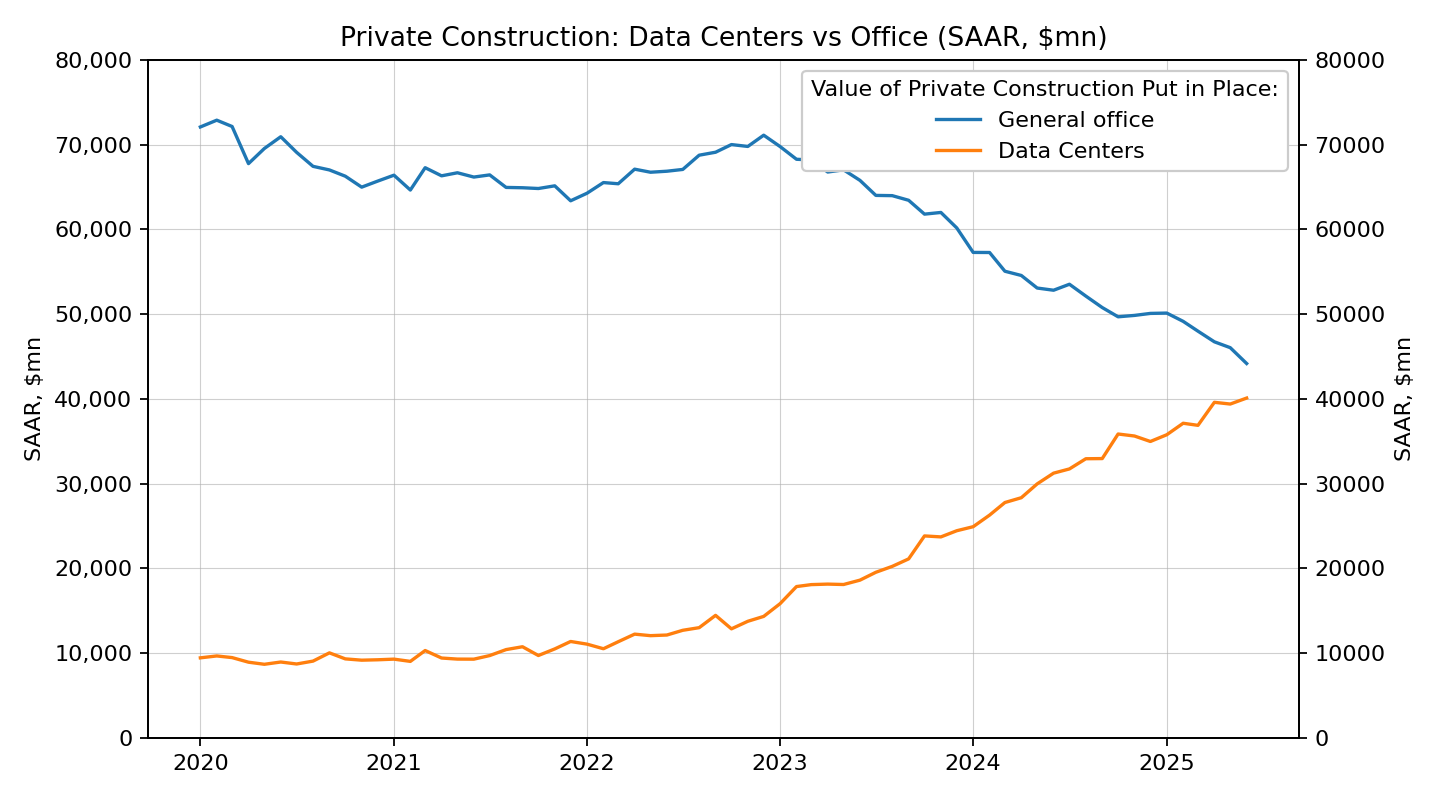

Write Python code to recreate this figure.
# c30_datacenters_vs_office.py
import argparse, re, unicodedata, sys
from datetime import datetime
import pandas as pd, matplotlib.pyplot as plt
from matplotlib.ticker import FuncFormatter
import matplotlib.dates as mdates

def norm(s: str) -> str:
    s = unicodedata.normalize("NFKD", str(s)).encode("ascii","ignore").decode()
    s = s.lower().replace("—","-").replace("–","-")
    s = re.sub(r"[^\w\s\-\./:]", " ", s)
    s = re.sub(r"\s+", " ", s).strip()
    return s

MONTHS = {"jan":1,"january":1,"feb":2,"february":2,"mar":3,"march":3,"apr":4,"april":4,
          "may":5,"jun":6,"june":6,"jul":7,"july":7,"aug":8,"august":8,
          "sep":9,"sept":9,"september":9,"oct":10,"october":10,"nov":11,"november":11,"dec":12,"december":12}

def parse_month_cell(x):
    if pd.isna(x): 
        return None
    if isinstance(x, (pd.Timestamp, datetime)):
        return pd.Timestamp(x.year, x.month, 1)
    # Excel serial dates
    if isinstance(x, (int, float)) and 20000 < float(x) < 60000:
        base = pd.Timestamp("1899-12-30") + pd.Timedelta(days=int(x))
        return pd.Timestamp(base.year, base.month, 1)
    s = norm(str(x))
    s = re.sub(r"([a-z]+)[\-/ ]?(\d{2,4})[rp]?$", r"\1 \2", s)  # strip r/p flags
    m = re.match(r"^([a-z]+)[\-/ ]?(\d{2,4})$", s)
    if m and m.group(1) in MONTHS:
        mm = MONTHS[m.group(1)]; yy = int(m.group(2))
        yy = (2000 + yy) if yy <= 79 else (1900 + yy) if yy < 100 else yy  # avoid 2093
        return pd.Timestamp(yy, mm, 1)
    m = re.match(r"^(19|20)\d{2}[\-/ ](1[0-2]|0?[1-9])$", s)
    if m:
        yy = int(s[:4]); mm = int(re.findall(r"(1[0-2]|0?[1-9])$", s)[0])
        return pd.Timestamp(yy, mm, 1)
    return None


def read_any(path): return pd.read_excel(path, header=None, engine="openpyxl")

def detect_date_col(df):
    best_col, best_cnt = None, 0
    for j in range(min(40, df.shape[1])):
        cnt = df.iloc[:300, j].map(parse_month_cell).notna().sum()
        if cnt > best_cnt: best_col, best_cnt = j, cnt
    return best_col if best_cnt >= 12 else None

def build_multihdr(df, date_col):
    parsed = df.iloc[:, date_col].map(parse_month_cell)
    first_idx = parsed.first_valid_index()
    if first_idx is None: sys.exit("No month rows found.")
    start_hdr = max(0, first_idx-3)
    hdr_rows = df.iloc[start_hdr:first_idx, :].fillna("").astype(str).values
    headers = []
    for c in range(df.shape[1]):
        parts = [hdr_rows[r, c] for r in range(hdr_rows.shape[0])]
        parts = [p.strip() for p in parts if p and p.strip() and p.strip().lower() != "nan"]
        headers.append(re.sub(r"\s+"," "," ".join(parts)).strip() or f"col{c}")
    data = df.iloc[first_idx:, :].copy()
    data.columns = headers
    data["date"] = data.iloc[:, date_col].map(parse_month_cell)
    data = data[pd.notna(data["date"])]
    return data

def pick_columns(cols_norm):
    def find_any(patterns):
        for c, n in cols_norm.items():
            if any(re.search(p, n) for p in patterns): return c
        return None
    col_office = find_any([r"^office\b", r"\boffice total\b"])
    col_dc     = find_any([r"\bdata\s*cent"])
    col_gen    = find_any([r"\boffice.*general\b", r"\bgeneral\b"])
    col_fin    = find_any([r"\boffice.*financ", r"\bfinanc"])
    return col_office, col_dc, col_gen, col_fin

def main():
    ap = argparse.ArgumentParser()
    ap.add_argument("--input", required=True)
    ap.add_argument("--start", default=None, help="clip start YYYY-MM (e.g., 2020-01)")
    ap.add_argument("--end",   default=None, help="clip end YYYY-MM")
    ap.add_argument("--out", default="c30_datacenters_vs_office.png")
    ap.add_argument("--csv", default="c30_datacenters_vs_office.csv")
    ap.add_argument("--debug", action="store_true", default=False)

    args = ap.parse_args()

    raw = read_any(args.input)
    date_col = detect_date_col(raw)
    if date_col is None: sys.exit("No month column detected.")
    data = build_multihdr(raw, date_col)

    cols_norm = {c: norm(c) for c in data.columns}
    col_office, col_dc, col_gen, col_fin = pick_columns(cols_norm)
    if col_dc is None: sys.exit("No 'Data center' column found.")

    to_num = lambda s: pd.to_numeric(s, errors="coerce")
    dc = to_num(data[col_dc])

    if col_gen:
        other = to_num(data[col_gen]); label_other = "General office"
    elif col_office:
        base = to_num(data[col_office]); fin = to_num(data[col_fin]) if col_fin else 0
        other = base - dc - fin; label_other = "Other office (Office − Data center)"
    else:
        sys.exit("Need at least 'Office' and 'Data center' columns.")

    out = pd.DataFrame({"date": data["date"], "data_centers": dc, "other_office": other}).dropna(how="all")

    if args.start: out = out[out["date"] >= pd.to_datetime(args.start + "-01")]
    if args.end:   out = out[out["date"] <= pd.to_datetime(args.end + "-01")]
    out = out.sort_values("date")

    out.to_csv(args.csv, index=False)

    fig, ax = plt.subplots(figsize=(9,5))
    ax.plot(out["date"], out["other_office"], label="General office")
    ax.plot(out["date"], out["data_centers"], label="Data Centers")

    ax.set_title("Private Construction: Data Centers vs Office (SAAR, $mn)")
    ax.set_xlabel("")
    ax.set_ylabel("SAAR, $mn")

    # match the exhibit's range and twin right axis
    ax.set_ylim(0, 80000)
    ax.yaxis.set_major_formatter(FuncFormatter(lambda x,_: f"{int(x):,}"))
    ax.xaxis.set_major_locator(mdates.YearLocator(1))
    ax.grid(True, linewidth=0.5, alpha=0.6)

    leg = ax.legend(
        title="Value of Private Construction Put in Place:",
        loc="upper right", frameon=True, framealpha=1.0
    )

    ax2 = ax.twinx()
    ax2.set_ylim(ax.get_ylim())
    ax2.set_yticks(ax.get_yticks())
    ax2.set_ylabel("SAAR, $mn")

    fig.tight_layout()
    fig.savefig(args.out, dpi=160)
    print(f"Wrote {args.csv}, {args.out}")


if __name__ == "__main__":
    main()
